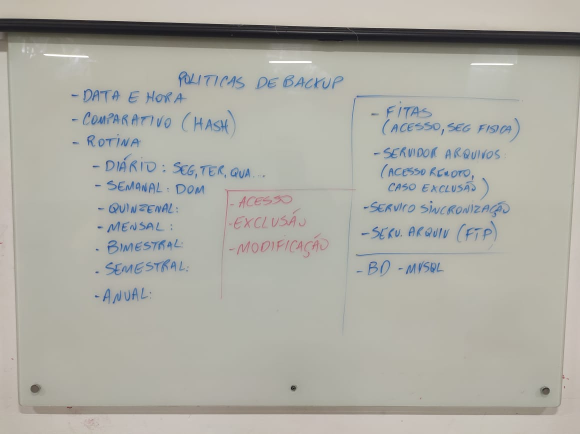
#> input picture img/Lousa2.jpg, 1160 x 868 px (shown at 1/2 size)
$ python tratar_imagem.py
#> lines starting #> are read from the running program, lines starting #| are printed output that depends on the picture; after the words box and inside, x2 and y2 are one past the last pixel; in counts of white or black regions, pixels touching at a corner belong together
import cv2 as cv
import numpy as np

# Carrega a imagem em escala de cinza
image = cv.imread("img/Lousa2.jpg", 0)
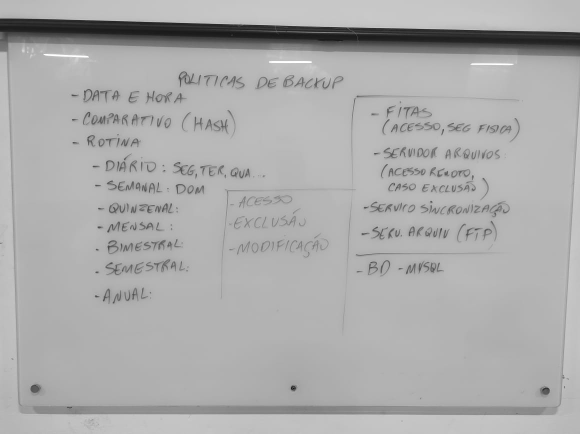
#> image: shape (868, 1160) (shown at 1/2 size); min 6, max 255, mean 171.6

# Verifica se a imagem foi carregada
if image is None:
    print("Erro: Imagem não encontrada.")
else:
    # Redimensiona a imagem para 40% do tamanho original
    scale_percent = 50
    width = int(image.shape[1] * scale_percent / 100)
#> width = 580
    height = int(image.shape[0] * scale_percent / 100)
#> height = 434
    dim = (width, height)
#> dim = (580, 434)
    resized_image = cv.resize(image, dim, interpolation=cv.INTER_AREA)
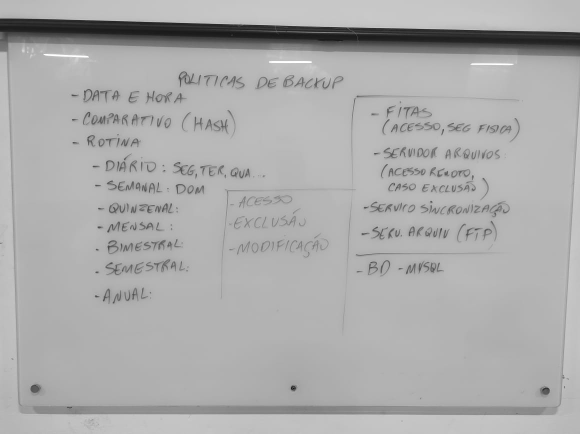
#> resized_image: shape (434, 580); min 23, max 255, mean 171.7

    # Aplica um desfoque para reduzir ruídos
    blurred_image = cv.GaussianBlur(resized_image, (5, 5), 0)

    # Detecta bordas com Canny
    edges = cv.Canny(blurred_image, 50, 150)
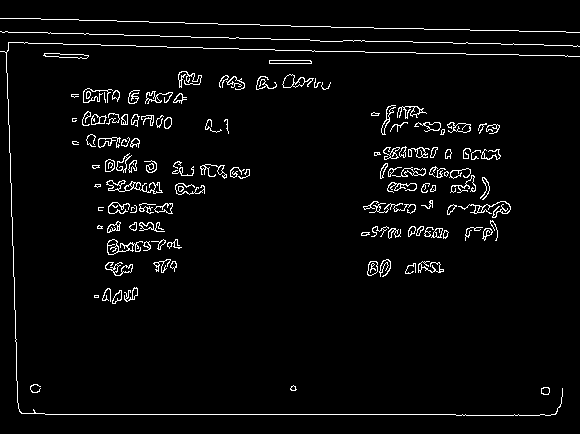
#> edges: shape (434, 580); 3.6% white in thin lines or dots

    # Encontra os contornos
    contours, _ = cv.findContours(edges, cv.RETR_TREE, cv.CHAIN_APPROX_SIMPLE)
#> contours = 232 contours, 103 with area under 20; largest, box (x1, y1, x2, y2) and area: (106, 180, 163, 194) 228, (282, 74, 314, 88) 186, (107, 239, 143, 255) 184, (43, 53, 89, 59) 135, (44, 53, 89, 59) 132

    # Converte a imagem para colorida para desenhar os contornos
    image_contours = cv.cvtColor(resized_image, cv.COLOR_GRAY2BGR)

    # Percorre os contornos e procura retângulos
    for contour in contours:
        # Aproxima o contorno para detectar polígonos
        epsilon = 0.02 * cv.arcLength(contour, True)
        approx = cv.approxPolyDP(contour, epsilon, True)

        # Se o contorno tem 4 pontos, pode ser um retângulo
        if len(approx) == 4:
            # Desenha o contorno do retângulo na imagem
            cv.drawContours(image_contours, [approx], 0, (0, 255, 0), 2)
            # Exibe a imagem com o contorno da lousa
            cv.imshow("Lousa Detectada", image_contours)
#> this loop made 232 passes
#> epsilon on passes 1 to 3: 0.553, 0.506, 0.37
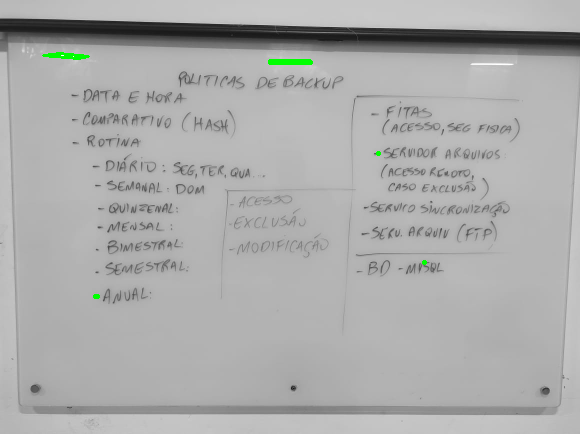
#> image_contours: shape (434, 580, 3); mean B, G, R 171.2, 171.8, 171.2

    cv.waitKey(0)
    cv.destroyAllWindows()

$ run again, with img/Lousa1.jpg copied over img/Lousa2.jpg
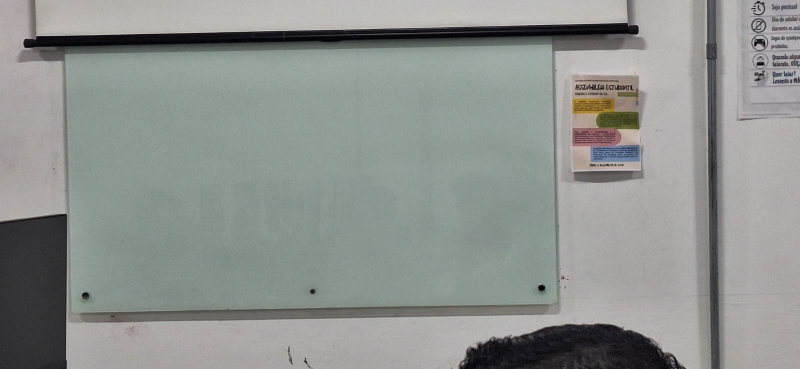
#> input picture img/Lousa1.jpg, 1600 x 738 px (shown at 1/2 size)
#> `edges = cv.Canny(blurred_image, 50, 150)`:
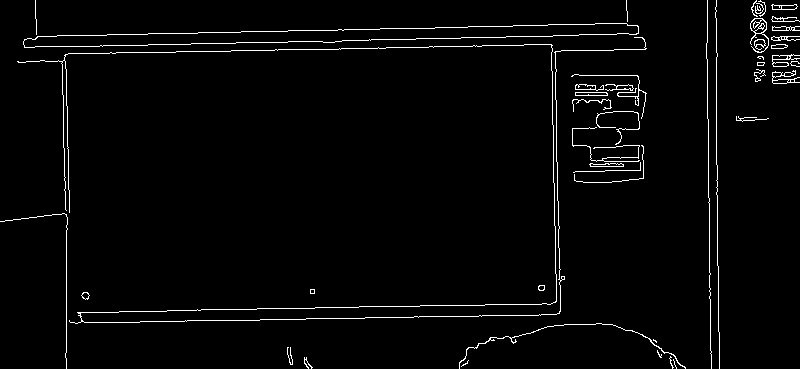
#> edges: shape (369, 800); 2.5% white in thin lines or dots
#> contours = 80 contours, 43 with area under 20; largest, box (x1, y1, x2, y2) and area: (23, 23, 639, 48) 6612, (23, 23, 639, 48) 6605, (750, 18, 769, 53) 218, (772, 70, 800, 84) 149, (750, 18, 767, 34) 142
#> the loop `for contour in contours:` made 80 passes
#> epsilon on passes 1 to 8: 0.415, 0.41, 1.08, 0.608, 0.455, 1.53, 0.193, 11.8
#> after the loop `for contour in contours:`:
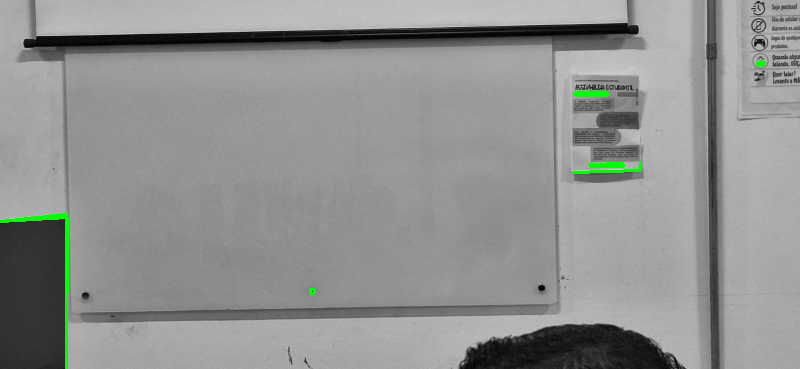
#> image_contours: shape (369, 800, 3); mean B, G, R 144, 145.3, 144

$ run again, with img/Lousa.jpg copied over img/Lousa2.jpg
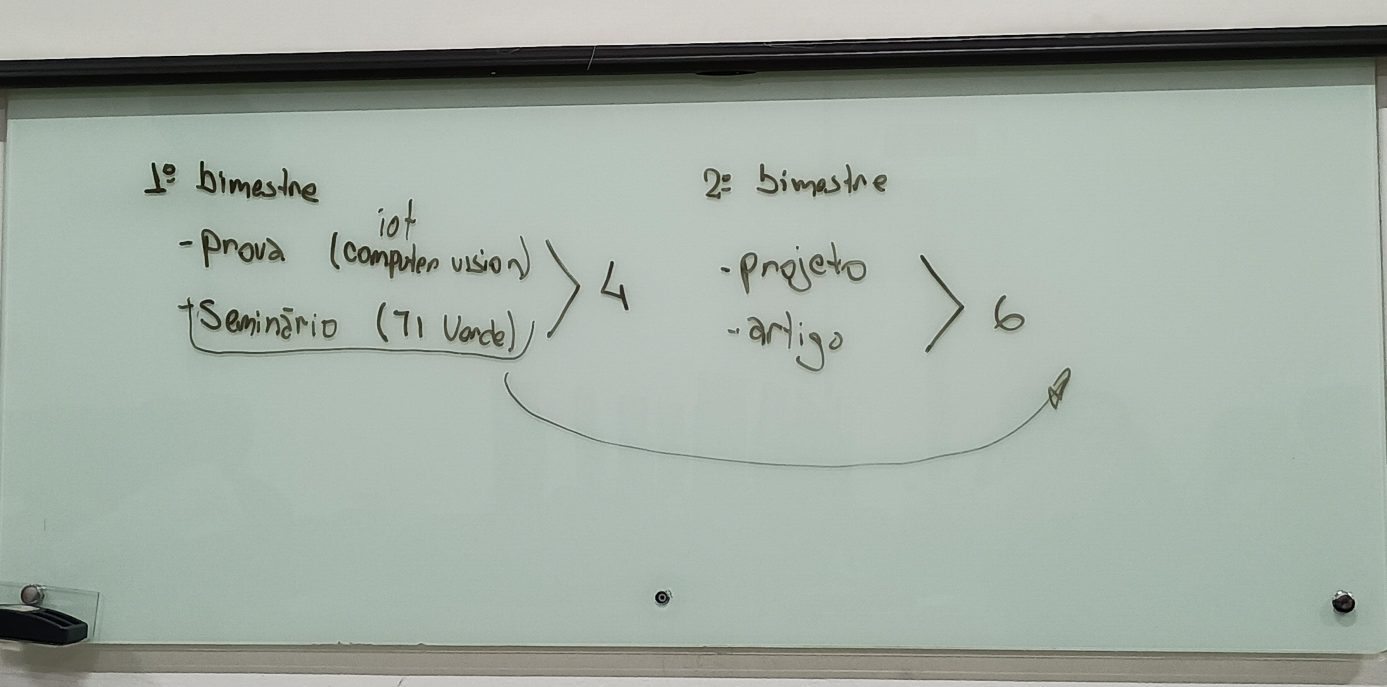
#> input picture img/Lousa.jpg, 4160 x 2061 px (shown at 1/3 size)
#> `edges = cv.Canny(blurred_image, 50, 150)`:
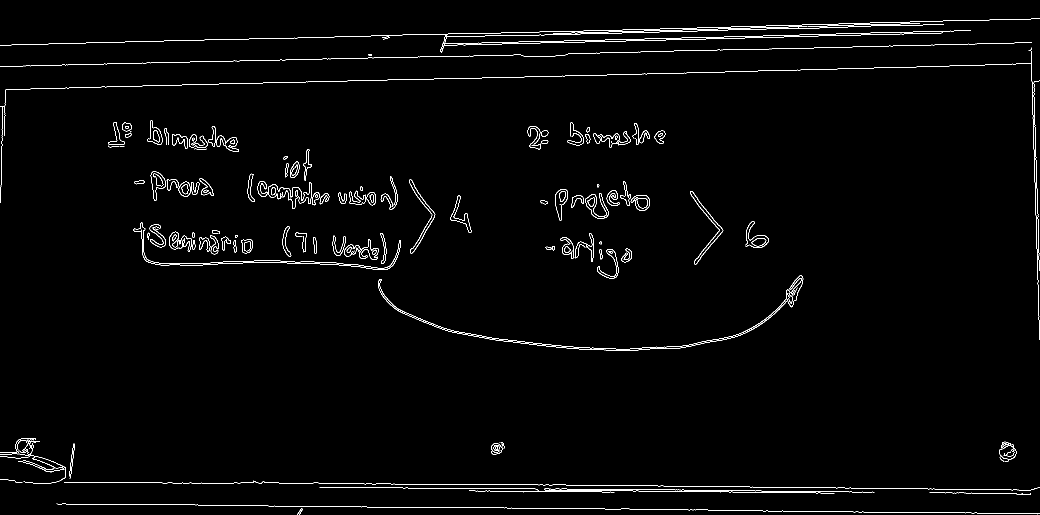
#> edges: shape (1030, 2080) (shown at 1/2 size); 1.6% white in thin lines or dots
#> contours = 232 contours, 59 with area under 20; largest, box (x1, y1, x2, y2) and area: (266, 445, 802, 540) 2130, (267, 445, 802, 540) 2070, (1380, 382, 1447, 529) 1117, (756, 551, 1607, 702) 1088, (818, 359, 871, 507) 985
#> the loop `for contour in contours:` made 232 passes
#> epsilon on passes 2, 8, 10: 0.681, 1.92, 7.24
#> after the loop `for contour in contours:`:
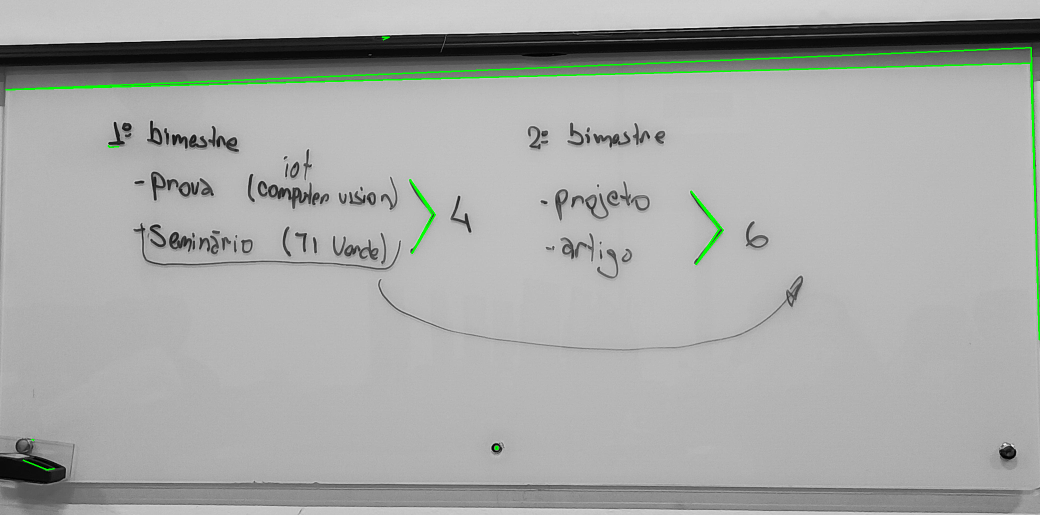
#> image_contours: shape (1030, 2080, 3) (shown at 1/2 size); mean B, G, R 166.3, 168.3, 166.3

$ run again, with img/lousa_verde.jpg copied over img/Lousa2.jpg
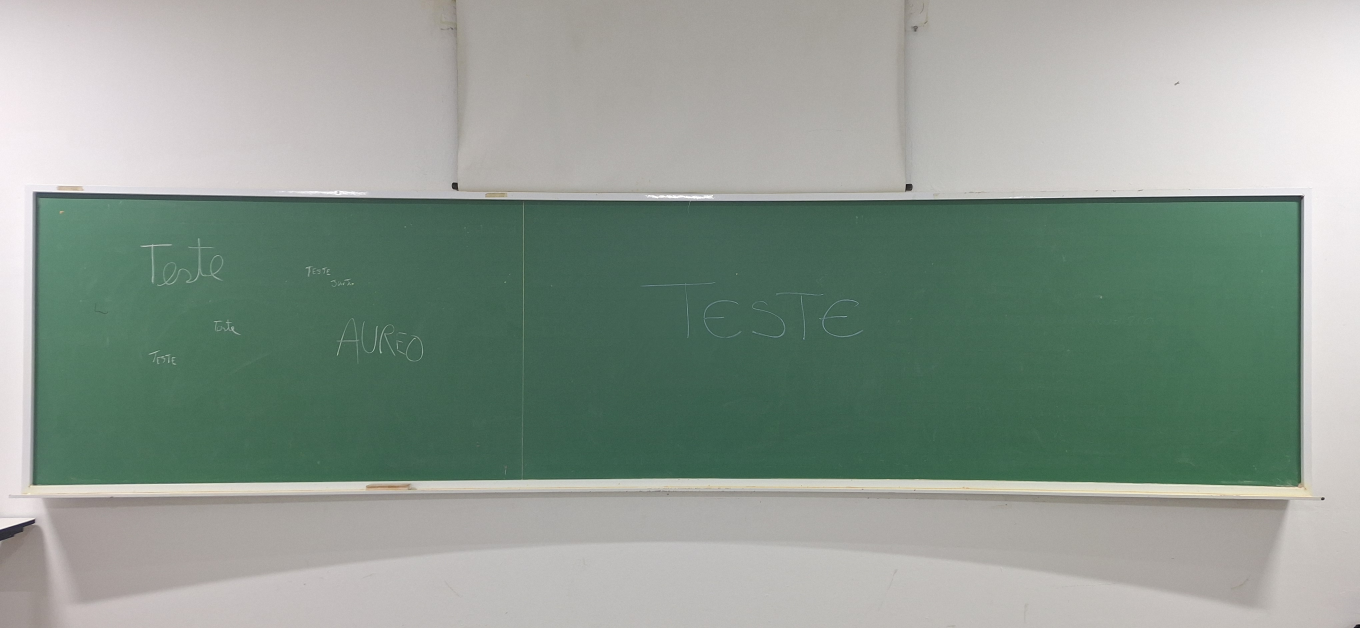
#> input picture img/lousa_verde.jpg, 4080 x 1884 px (shown at 1/3 size)
#> `edges = cv.Canny(blurred_image, 50, 150)`:
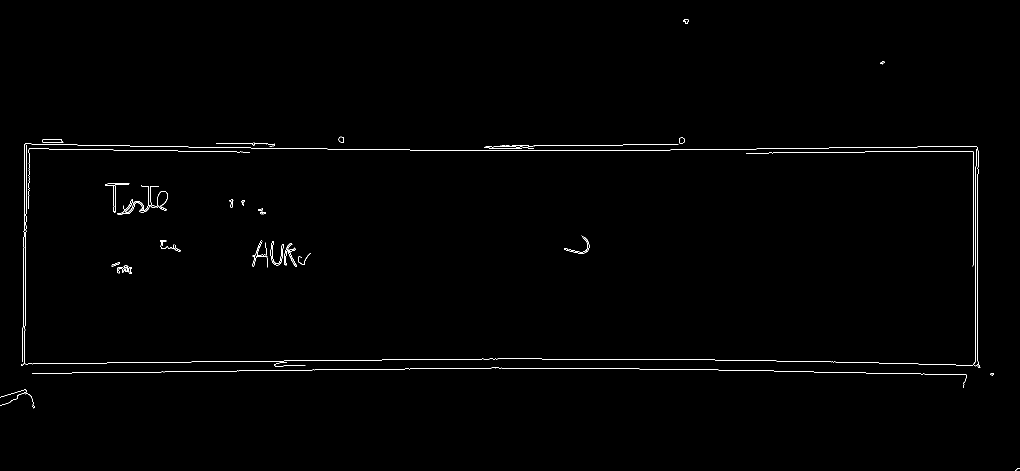
#> edges: shape (942, 2040) (shown at 1/2 size); 0.63% white in thin lines or dots
#> contours = 60 contours, 36 with area under 20; largest, box (x1, y1, x2, y2) and area: (210, 366, 259, 426) 308, (235, 371, 311, 430) 286, (85, 278, 127, 286) 257, (85, 278, 126, 286) 252, (235, 402, 288, 430) 204
#> the loop `for contour in contours:` made 60 passes
#> epsilon on passes 1, 2, 3, 4, 5, 6, 8, 9: 0.415, 1.73, 0.25, 5.18, 0.325, 0.278, 3.61, 1.44
#> after the loop `for contour in contours:`:
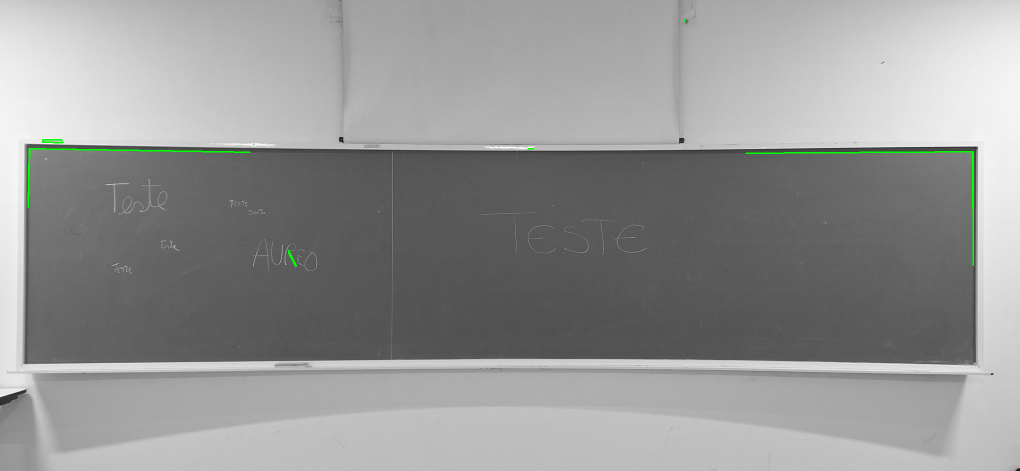
#> image_contours: shape (942, 2040, 3) (shown at 1/2 size); mean B, G, R 148.3, 148.9, 148.3
